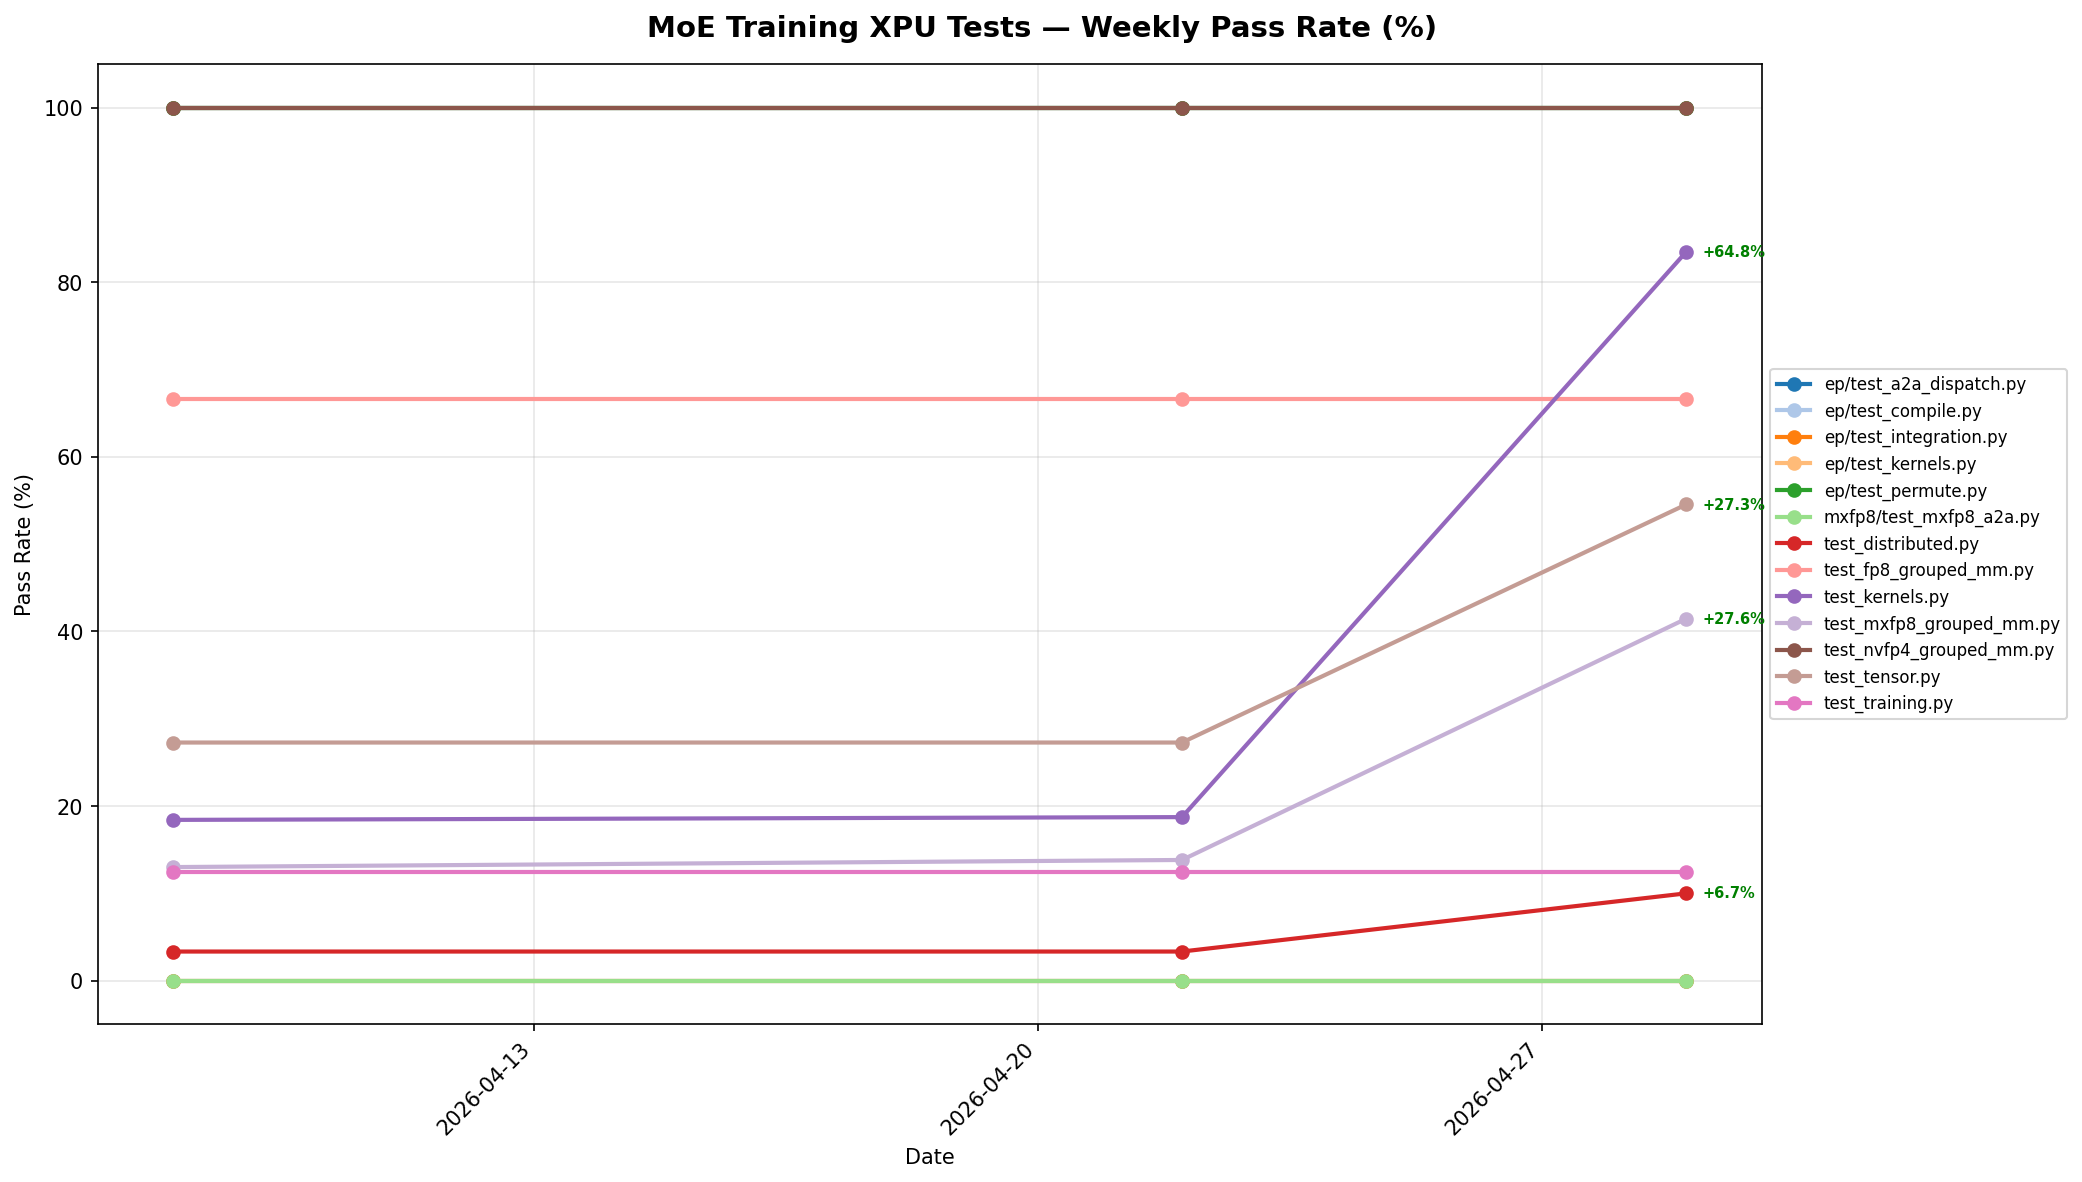

Source code (Python):
"""
Weekly test progress chart for MoE Training tests on XPU.
Reads data from test_progress_data.xlsx and generates a line chart
showing passing test rate (%) per test file over time.

Excel layout:
  Sheet "totals":             test_file | total
  Sheet "weekly_pass_counts": date | file1 | file2 | ...
"""

import matplotlib.pyplot as plt
import matplotlib.dates as mdates
from datetime import datetime
from pathlib import Path

import openpyxl

EXCEL_PATH = Path(__file__).parent / "test_progress_data.xlsx"

# ── Load data from Excel ─────────────────────────────────────────────

wb = openpyxl.load_workbook(EXCEL_PATH, read_only=True, data_only=True)

# Read totals
ws_totals = wb["totals"]
rows = list(ws_totals.iter_rows(min_row=2, values_only=True))  # skip header
test_totals = {row[0]: row[1] for row in rows}

# Read weekly pass counts
ws_weekly = wb["weekly_pass_counts"]
header = [cell.value for cell in next(ws_weekly.iter_rows(min_row=1, max_row=1))]
test_files = header[1:]  # first column is "date"

dates = []
weekly_pass_counts = []  # list of dicts
for row in ws_weekly.iter_rows(min_row=2, values_only=True):
    dates.append(datetime.strptime(str(row[0]), "%Y-%m-%d"))
    weekly_pass_counts.append(
        {test_files[i]: row[i + 1] for i in range(len(test_files))}
    )

wb.close()

# ── Compute pass rates and plot ──────────────────────────────────────


def pass_rate(pass_count, test_file):
    total = test_totals[test_file]
    return (pass_count / total * 100) if total > 0 else 0.0


fig, ax = plt.subplots(figsize=(14, 8))
fig.suptitle(
    "MoE Training XPU Tests — Weekly Pass Rate (%)",
    fontsize=14,
    fontweight="bold",
)

colors = plt.cm.tab20.colors

for idx, test in enumerate(test_files):
    values = [pass_rate(w[test], test) for w in weekly_pass_counts]
    ax.plot(
        dates,
        values,
        marker="o",
        label=test,
        color=colors[idx % len(colors)],
        linewidth=2,
    )

    # Annotate the latest point with +/- diff if it changed from the previous week
    if len(values) >= 2:
        diff = values[-1] - values[-2]
        if abs(diff) > 0.01:
            sign = "+" if diff > 0 else ""
            ax.annotate(
                f"{sign}{diff:.1f}%",
                xy=(dates[-1], values[-1]),
                xytext=(8, 0),
                textcoords="offset points",
                fontsize=7,
                fontweight="bold",
                color="green" if diff > 0 else "red",
                va="center",
            )

ax.set_ylabel("Pass Rate (%)")
ax.set_ylim(-5, 105)
ax.legend(loc="center left", bbox_to_anchor=(1.0, 0.5), fontsize=8)
ax.grid(True, alpha=0.3)
ax.xaxis.set_major_locator(mdates.WeekdayLocator(byweekday=mdates.MO))
ax.xaxis.set_major_formatter(mdates.DateFormatter("%Y-%m-%d"))
plt.setp(ax.xaxis.get_majorticklabels(), rotation=45, ha="right")
ax.set_xlabel("Date")

plt.tight_layout()
out_path = Path(__file__).parent / "test_progress_chart.png"
plt.savefig(out_path, dpi=150, bbox_inches="tight")
print(f"Chart saved to {out_path}")
plt.show()
